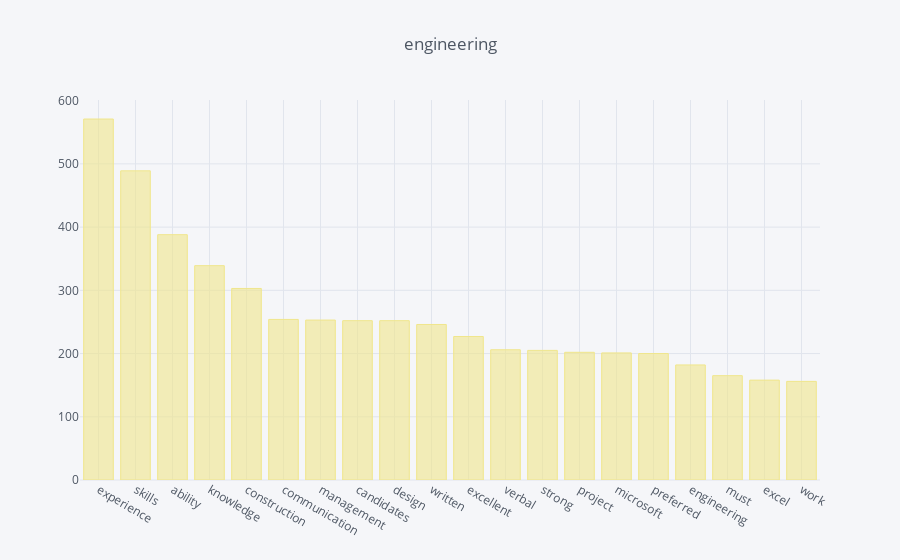

Write notebook code for a chart like this one.
### Code cell
preferred_skills(popular_categories.index[0]).iplot(title='engineering', kind='bar', color='khaki')

### Figure 1 — Plotly figure (JSON) as saved in the notebook; plotly's stock layout.template omitted (floating-point values rounded to 4 significant figures)
{"data": [{"marker": {"color": "rgba(240, 230, 140, 0.6)", "line": {"color": "rgba(240, 230, 140, 1.0)", "width": 1}}, "name": "None", "orientation": "v", "text": "", "type": "bar", "uid": "3b0cb37c-60b6-46f1-ba46-bb7f97d512b6", "x": ["experience", "skills", "ability", "knowledge", "construction", "communication", "management", "candidates", "design", "written", "excellent", "verbal", "strong", "project", "microsoft", "preferred", "engineering", "must", "excel", "work"], "y": [571, 489, 388, 339, 303, 254, 253, 252, 252, 246, 227, 206, 205, 202, 201, 200, 182, 165, 158, 156]}], "layout": {"legend": {"bgcolor": "#F5F6F9", "font": {"color": "#4D5663"}}, "paper_bgcolor": "#F5F6F9", "plot_bgcolor": "#F5F6F9", "title": {"font": {"color": "#4D5663"}, "text": "engineering"}, "xaxis": {"gridcolor": "#E1E5ED", "showgrid": true, "tickfont": {"color": "#4D5663"}, "title": {"font": {"color": "#4D5663"}, "text": ""}, "zerolinecolor": "#E1E5ED"}, "yaxis": {"gridcolor": "#E1E5ED", "showgrid": true, "tickfont": {"color": "#4D5663"}, "title": {"font": {"color": "#4D5663"}, "text": ""}, "zerolinecolor": "#E1E5ED"}}}
